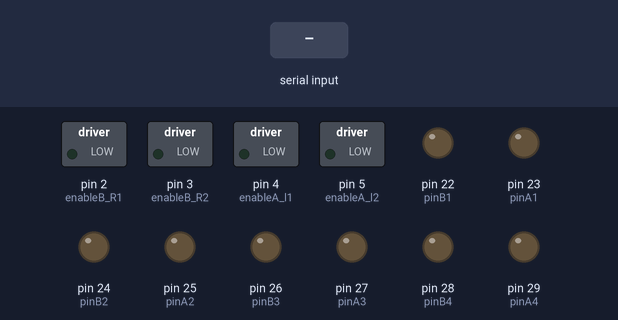
Recording of a sketch running on a simulated Arduino Mega 2560, built with avr-gcc and run on an emulated ATmega2560. Parts: switched loads named in the sketch (green lamp = pin HIGH), output pins drawn as LEDs (lit = HIGH). The inputs (shaded band) are chosen by the test bench.

Above: at 1.2 s.
1.3 s: "F" received over Serial
At 2.1 s:
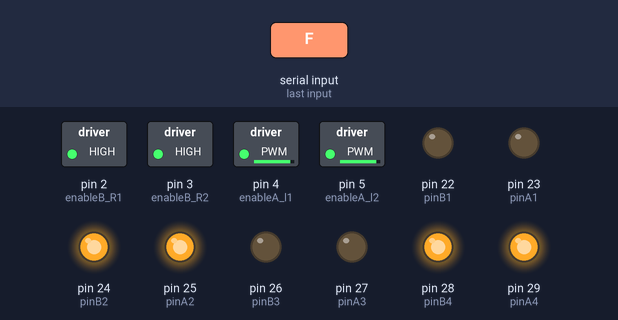
2.8 s: "B" received over Serial
At 3.2 s:
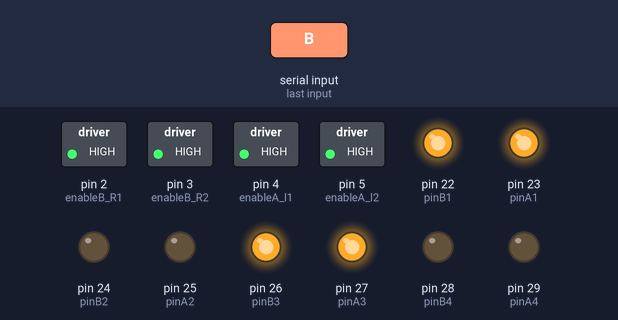
4.3 s: "L" received over Serial
At 5.5 s:
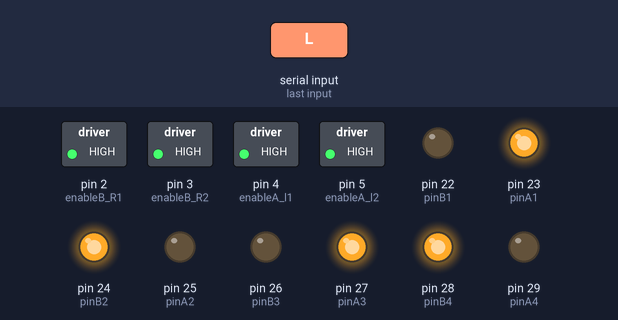
5.8 s: "R" received over Serial
At 6.7 s:
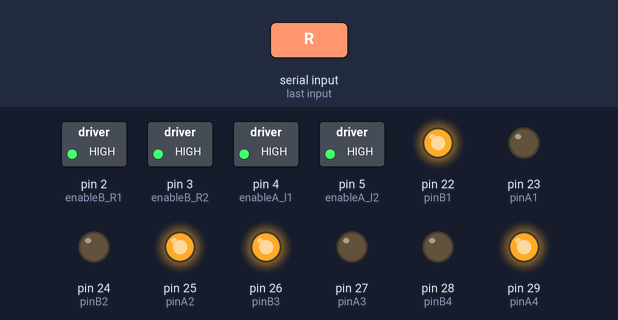
7.3 s: "G" received over Serial
At 7.9 s:
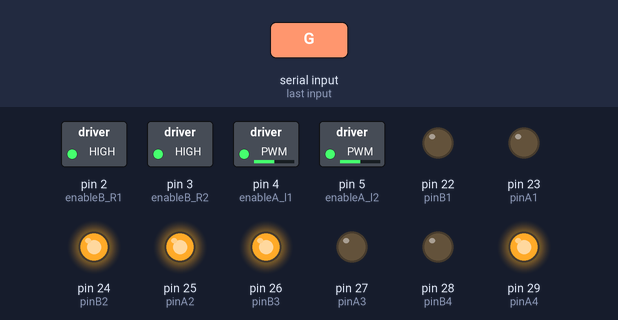
8.8 s: "I" received over Serial
At 10.2 s:
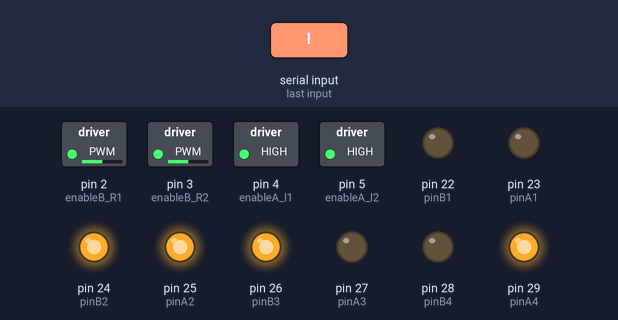
Timing chart, 0 to 11.3 s (numbered marks = the images above; inputs shaded):
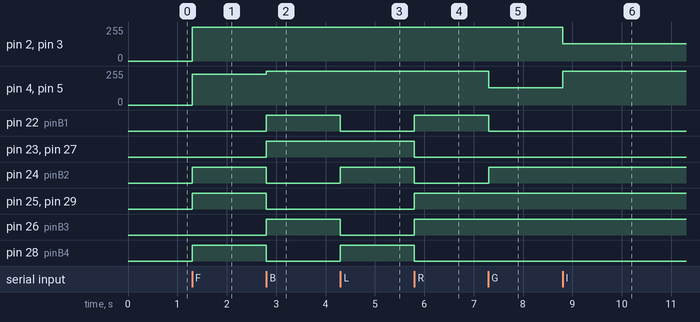

The sketch:

bluetooth_test.ino
```cpp
//#include <SoftwareSerial.h>
//Motor A pins"left motors"
#define enableA_l1    4
#define enableA_l2    5
#define pinA1   23
#define pinA2   25
#define pinA3   27
#define pinA4   29

//Motor B pins"right motors"
#define enableB_R1   2
#define enableB_R2   3
#define pinB1   22
#define pinB2   24
#define pinB3   26
#define pinB4   28
//SoftwareSerial BTSerial(1, 0); // RX | TX
void setup() {
  // put your setup code here, to run once:
//BTSerial.begin(4800);
Serial.begin(9600);
 //declaration of motors a :
 pinMode(enableA_l1, OUTPUT);
 pinMode(enableA_l2, OUTPUT);
 pinMode(pinA1, OUTPUT);
 pinMode(pinA2, OUTPUT);
 pinMode(pinA3, OUTPUT);
 pinMode(pinA4, OUTPUT);

//declaration of motors b :
 pinMode(enableB_R1, OUTPUT);
 pinMode(enableB_R2, OUTPUT);
 pinMode(pinB1, OUTPUT);
 pinMode(pinB2, OUTPUT);
 pinMode(pinB3, OUTPUT);
 pinMode(pinB4, OUTPUT);
}

void loop() {
  // put your main code here, to run repeatedly:
  while (Serial.available())
  {
  char data = Serial.read();
  if (data == 'F')
  {//delay(1000);
   Forward() ;
    //Serial.println("f");
  }
  else if (data == 'B' )
  {//delay(1000);
   Backward() ;
   //Serial.println("b");
  }
   else if (data == 'L' )
   {//delay(1000);
  turnLeft ();
  //Serial.println("l");
   }
  else if (data == 'R' )
  {//delay(1000);
  turnRight() ;
  //Serial.println("r");
  }
  else if (data == 'G' )
  {//delay(1000);
  forwardLeft () ;
 // Serial.println("g");
  }
  else if (data == 'I' )
  {//delay(1000);
  forwardRight () ;
  //Serial.println("i");
  }
    else if ( data == 'H' )
    {//delay(1000);
  backwardLeft () ;
  //Serial.println("h");
    }
     else if ( data == 'J' )
     {//delay(1000);
 backwardRight () ;
  //Serial.println("j");
     }
   else if (data == 'S' )
   {//delay(1000);
 motorCoast() ;
 //Serial.println("s");
   }
  }
}
//motors controls
void Forward()
{ //Forward with high speed
 digitalWrite(pinA1, 0);
 digitalWrite(pinA2, 1);
 digitalWrite(pinA3, 0);
 digitalWrite(pinA4, 1);
 digitalWrite(pinB1, 0);
 digitalWrite(pinB2, 1);
 digitalWrite(pinB3, 0);
 digitalWrite(pinB4, 1);

 analogWrite(enableA_l1, 230);
 analogWrite(enableA_l2, 230);
 analogWrite(enableB_R1, 255);
 analogWrite(enableB_R2, 255);
}

void forwardRight ()
{
  digitalWrite(pinA1, 0);
  digitalWrite(pinA2, 1);
  digitalWrite(pinB1, 0);
  digitalWrite(pinB2, 1);
  analogWrite(enableA_l1 ,255);
  analogWrite(enableA_l2 ,255);
  analogWrite(enableB_R1 ,128);
  analogWrite(enableB_R2 ,128);
}

void forwardLeft ()
{
  digitalWrite(pinA1, 0);
  digitalWrite(pinA2, 1);
  digitalWrite(pinB1, 0);
  digitalWrite(pinB2, 1);
  analogWrite(enableA_l1 ,128);
  analogWrite(enableA_l2 ,128);
  analogWrite(enableB_R1 ,255);
  analogWrite(enableB_R2 ,255);
}

void motorCoast()
{ // stop robot
 digitalWrite(pinA1, 0);
 digitalWrite(pinA2, 0);
 digitalWrite(pinA3, 0);
 digitalWrite(pinA4, 0);
 digitalWrite(pinB1, 0);
 digitalWrite(pinB2, 0);
 digitalWrite(pinB3, 0);
 digitalWrite(pinB4, 0);
 analogWrite(enableA_l1 ,0);
 analogWrite(enableA_l2 ,0);
 analogWrite(enableB_R1 ,0);
 analogWrite(enableB_R2 ,0);
}
void Backward()
{ //Backward with high speed
 digitalWrite(pinA1, 1);
 digitalWrite(pinA2, 0);
 digitalWrite(pinA3, 1);
 digitalWrite(pinA4, 0);
 digitalWrite(pinB1, 1);
 digitalWrite(pinB2, 0);
 digitalWrite(pinB3, 1);
 digitalWrite(pinB4, 0);
 analogWrite(enableA_l1, 255);
 analogWrite(enableA_l2, 255);
 analogWrite(enableB_R1, 255);
 analogWrite(enableB_R2, 255);
}

void turnLeft()
{ //turnLeft with high speed
 digitalWrite(pinA1, 1);
 digitalWrite(pinA2, 0);
 digitalWrite(pinA3, 1);
 digitalWrite(pinA4, 0);
 digitalWrite(pinB1, 0);
 digitalWrite(pinB2, 1);
 digitalWrite(pinB3, 0);
 digitalWrite(pinB4, 1);
 analogWrite(enableA_l1, 255);
 analogWrite(enableA_l2, 255);
 analogWrite(enableB_R1, 255);
 analogWrite(enableB_R2, 255);
}

void turnRight()
{ //turnRight with high speed
 digitalWrite(pinA1, 0);
 digitalWrite(pinA2, 1);
 digitalWrite(pinA3, 0);
 digitalWrite(pinA4, 1);
 digitalWrite(pinB1, 1);
 digitalWrite(pinB2, 0);
 digitalWrite(pinB3, 1);
 digitalWrite(pinB4, 0);
 analogWrite(enableA_l1, 255);
 analogWrite(enableA_l2, 255);
 analogWrite(enableB_R1, 255);
 analogWrite(enableB_R2, 255);
}
void backwardRight (){
  digitalWrite(pinA1, 1);
  digitalWrite(pinA2, 0);
  digitalWrite(pinB1, 1);
  digitalWrite(pinB2, 0);
  analogWrite(enableA_l1 ,128);
  analogWrite(enableA_l2 ,128);
  analogWrite(enableB_R1 ,255);
  analogWrite(enableB_R2 ,255);
}

void backwardLeft ()
{
  digitalWrite(pinA1, 1);
  digitalWrite(pinA2, 0);
  digitalWrite(pinB1, 1);
  digitalWrite(pinB2, 0);
  analogWrite(enableA_l1 ,255);
  analogWrite(enableA_l2 ,255);
  analogWrite(enableB_R1 ,128);
  analogWrite(enableB_R2 ,128);
}
```

Measured:
- after the input at 1.3 s, pin 2 (enableB_R1), pin 3 (enableB_R2): 0/255 → 255/255 at once; pin 4 (enableA_l1), pin 5 (enableA_l2): 0/255 → 230/255 at once; pin 24 (pinB2), pin 25 (pinA2), pin 28 (pinB4), pin 29 (pinA4): LOW → HIGH at once
- after the input at 2.8 s, pin 4 (enableA_l1), pin 5 (enableA_l2): 230/255 → 255/255 at once; pin 22 (pinB1), pin 23 (pinA1), pin 26 (pinB3), pin 27 (pinA3): LOW → HIGH at once; pin 24 (pinB2), pin 25 (pinA2), pin 28 (pinB4), pin 29 (pinA4): HIGH → LOW at once
- after the input at 4.3 s, pin 22 (pinB1), pin 26 (pinB3): HIGH → LOW at once; pin 24 (pinB2), pin 28 (pinB4): LOW → HIGH at once
- after the input at 5.8 s, pin 22 (pinB1), pin 25 (pinA2), pin 26 (pinB3), pin 29 (pinA4): LOW → HIGH at once; pin 23 (pinA1), pin 24 (pinB2), pin 27 (pinA3), pin 28 (pinB4): HIGH → LOW at once
- after the input at 7.3 s, pin 4 (enableA_l1), pin 5 (enableA_l2): 255/255 → 128/255 at once; pin 22 (pinB1): HIGH → LOW at once; pin 24 (pinB2): LOW → HIGH at once
- after the input at 8.8 s, pin 2 (enableB_R1), pin 3 (enableB_R2): 255/255 → 128/255 at once; pin 4 (enableA_l1), pin 5 (enableA_l2): 128/255 → 255/255 at once
